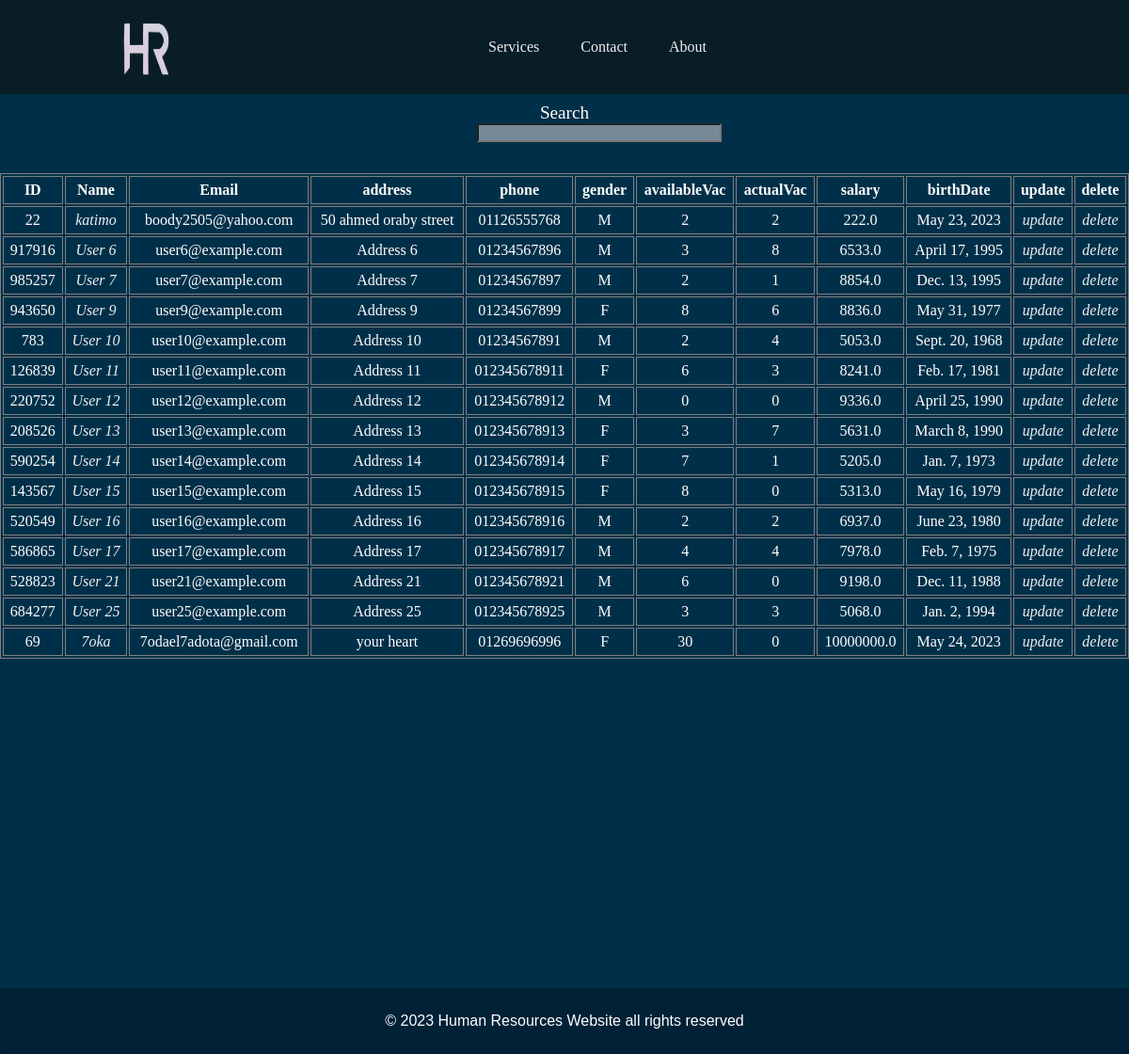
The page /Listemployee on the database as committed earlier.
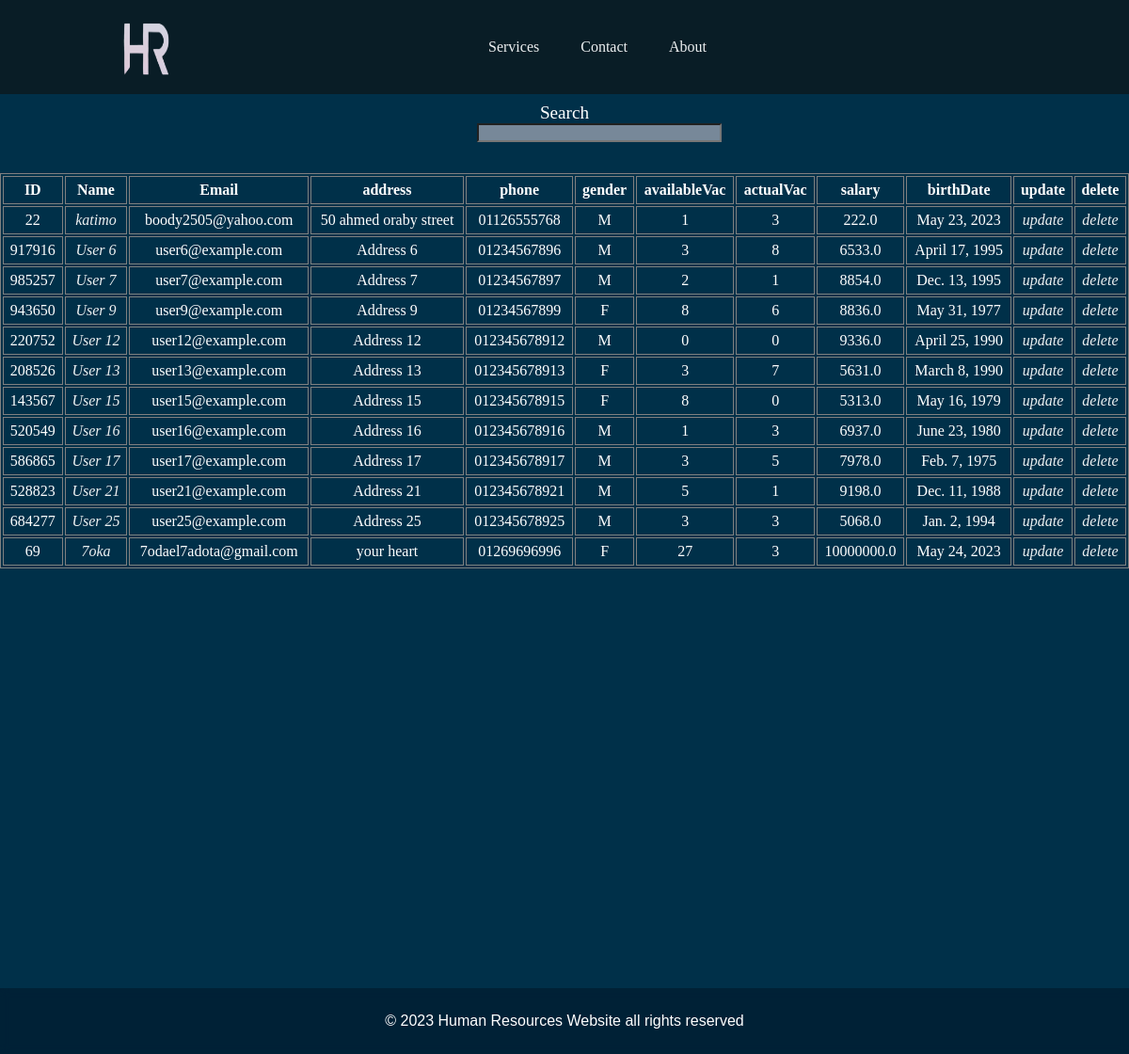
The same page on the database as committed later.
### HR/models.py (models this page shows, shortened)
class Employee(models.Model)  :
    email       =models.EmailField(verbose_name="email", max_length=50,unique=True)
    accId       =models.IntegerField(default=0,unique=True)
    Name    =models.CharField(max_length=20)
    address    =models.CharField(max_length=500,null=True)
    GENDER_CHOICES = (
        ('M', 'Male'),
        ('F', 'Female')
    )
    gender = models.CharField(max_length=1,null=True,choices=GENDER_CHOICES)
    salary      =models.FloatField(default=0,verbose_name="Salary")
    phone       =models.CharField(max_length=11, verbose_name="Phone_Number",null=True)
    Birth_date         =models.DateField(null=True)
    availableVac=models.IntegerField(default=0)
    approvedVac =models.IntegerField(default=0)

### HR/views.py (the view)
# urls.py: path("Listemployee",EmpTable.as_view(),name="ListEmp")
class EmpTable(ListView) :
    model = Employee
    template_name = "EmpTable.html"
    context_object_name=  "employees"

### templates/EmpTable.html (shortened to what this page needs)
{%extends 'base.html'%}
{%load static%}
    {%block content%}
    <head>
        <link rel="stylesheet"
            href="https://cdnjs.cloudflare.com/ajax/libs/font-awesome/4.7.0/css/font-awesome.min.css">
        <link rel="stylesheet"
            href="https://cdnjs.cloudflare.com/ajax/libs/font-awesome/6.4.0/css/all.min.css"
 />
        <link rel="stylesheet" href="{%static 'css/sideNavBar.css'%}">
        <link rel="stylesheet" href="{%static 'css/navBarStyle.css'%}">
        <link rel="stylesheet" href="{%static 'css/table.css'%}">
    </head>
    <body>
        <div class="table-container">
            <form method="GET">
            <div class="search">
                <label for="key">Search</label>
                <input type="text" name="que" id="key">
            </div>
        </form>
            <table id='table'>
                <tr>
                    <th>ID</th>
                    <th>Name</th>
                    <th>Email</th>
                    <th>address</th>
                    <th>phone</th>
                    <th>gender</th>
                    <th>availableVac</th>
                    <th>actualVac</th>
                    <th>salary</th>
                    <th>birthDate</th>
                    <th>update</th>
                    <th>delete</th>
                </tr>
                {% if employees %}
                {% for each_emp in employees %}
                <tr>
                    <td> {{each_emp.accId}} </td>
                    <td class="header-lst-itm"><i><a class="header-link" href="{%url 'profile' pk=each_emp.pk%}"> {{each_emp.Name}} </a></i></td>
                    <td>{{each_emp.email}} </td>
                    <td>{{each_emp.address}} </td>
                    <td>{{each_emp.phone}} </td>
                    <td>{{each_emp.gender}} </td>
                    <td>{{each_emp.availableVac}} </td>
                    <td>{{each_emp.approvedVac}} </td>
                    <td>{{each_emp.salary}} </td>
                    <td>{{each_emp.Birth_date}} </td>
                    <td class="header-lst-itm"><i><a class="header-link"href="{%url 'updating' pk=each_emp.pk%}">update</a></i>
                    </td>
                    <td class="header-lst-itm"><i><a class="header-link"href="{%url 'emp_delete' accId=each_emp.accId%}?empname={{each_emp.Name}}">delete</a></i> </td>
                </tr>
                {% endfor %}
                {% endif %}
            </table>
        </div>
        <footer>
            &copy; 2023 Human Resources Website all rights reserved
        </footer>
    </body>
    {%endblock content%}

### templates/base.html (shortened to what this page needs)
{%load static%}
<html>
    <head>
        <link rel="stylesheet" href="{%static 'css/navBarStyle.css'%}">
        <link rel="stylesheet" href="{%static 'css/sideNavBar.css'%}">
    </head>
    <body>
        <header class="header">
            <div class="logo">
                {% if request.user.is_authenticated %}
                <a href="{%url 'home'%}"> <img class="header-logo"
                        src="{%static 'images/HR9.png'%}" alt="logo"></a>
                {% else %}
                <a href="{%url 'login'%}"> <img class="header-logo"
                        src="{%static 'images/HR9.png'%}" alt="logo"></a>
                {% endif %}
            </div>
            <nav>
                <ul class="nav-links">
                    <li class="header-lst-itm"><a class="header-link"
                            href="{%url 'services'%}">Services</a></li>
                    <li class="header-lst-itm"><a class="header-link"
                            href="{%url 'contact'%}">Contact</a></li>
                    <li class="header-lst-itm"><a class="header-link"
                            href="{%url 'about'%}">About</a></li>
                </ul>
            </nav>
        </header>
        <main>
            {% block content %}
            {% endblock content %}
        </main>
    </body>
</html>

### static/css/navBarStyle.css (style rules this page uses)
* { margin:0; box-sizing: border-box; padding:0; }
body { background-color: #003049; background-image: url(background.png) no-repeat; height: 140vh; }
.header-lst-itm, .header-link, .header-button1, .header-button2 { font-family: 'Times New Roman', Times, serif; font-weight: 500; font-size: 16px; color: #edf0f1; text-decoration: none; }
.header { display: flex; justify-content: space-between; align-items: center; padding: 15px 10%; background-color: #091d26; }
.header-logo { cursor: pointer; margin-right: auto; height: 70px; width: 70px; }
.nav-links ,.header-lst-itm { list-style: none; }
.nav-links .header-lst-itm { display: inline-block; padding: 0px 20px; }
.nav-links .header-lst-itm .header-link { transition: all 0.3s ease 0s; }

### static/css/sideNavBar.css (style rules this page uses)
* { margin: 0; padding: 0; list-style: none; text-decoration: none; box-sizing: border-box; }
li { display: flex; text-align: center; justify-content: center; }

### static/css/table.css (style rules this page uses)
* { margin: 0; padding: 0; box-sizing:border-box; outline: 0; }
.table-container { width: 100%; display: flex; flex-direction: column; justify-content: center; align-items: center; }
.search { width: 60%; color: white; height: 40px; outline: none; border: none; margin: 4px 0; border-radius: 5px; padding: 5px; margin-bottom: 30px; align-self: center; justify-self: center; text-align: center; }
.search label { font-size: larger; }
.search input { width: 260px; height: 20px; background-color: lightslategray; }
table { width: 100%; align-self: center; margin: 10px 0; border: 0.5px solid gray }
table tr th { border: 0.5px solid gray; padding: 20px; color: white; padding: 5px; }
.table-container table td { text-align: center; margin: 0; padding: 7px; padding: 5px; border: 0.25px solid gray; color: white; }
footer { font-family: 'Franklin Gothic Medium', 'Arial Narrow', Arial, sans-serif; width: 100%; height: 70px; background-color: rgba(1, 19, 37, 0.5); color: white; position: fixed; bottom: 0; display: flex; text-align: center; justify-content: center; align-items: center; font-weight: 100; backdrop-filter: blur(5px); }

Rows that differ between the two databases and show on the page:
removed Employee: accId "783", Name "User 10", email "user10@example.com", address "Address 10", phone "01234567891", gender "M", availableVac "2", approvedVac "4", salary "5053.0", Birth_date "Sept. 20, 1968"
removed Employee: accId "126839", Name "User 11", email "user11@example.com", address "Address 11", phone "012345678911", gender "F", availableVac "6", approvedVac "3", salary "8241.0", Birth_date "Feb. 17, 1981"
removed Employee: accId "590254", Name "User 14", email "user14@example.com", address "Address 14", phone "012345678914", gender "F", availableVac "7", approvedVac "1", salary "5205.0", Birth_date "Jan. 7, 1973"
changed Employee "katimo": availableVac "2" → "1"; approvedVac "2" → "3"
changed Employee "User 16": availableVac "2" → "1"; approvedVac "2" → "3"
changed Employee "User 17": availableVac "4" → "3"; approvedVac "4" → "5"
changed Employee "User 21": availableVac "6" → "5"; approvedVac "0" → "1"
changed Employee "7oka": availableVac "30" → "27"; approvedVac "0" → "3"
